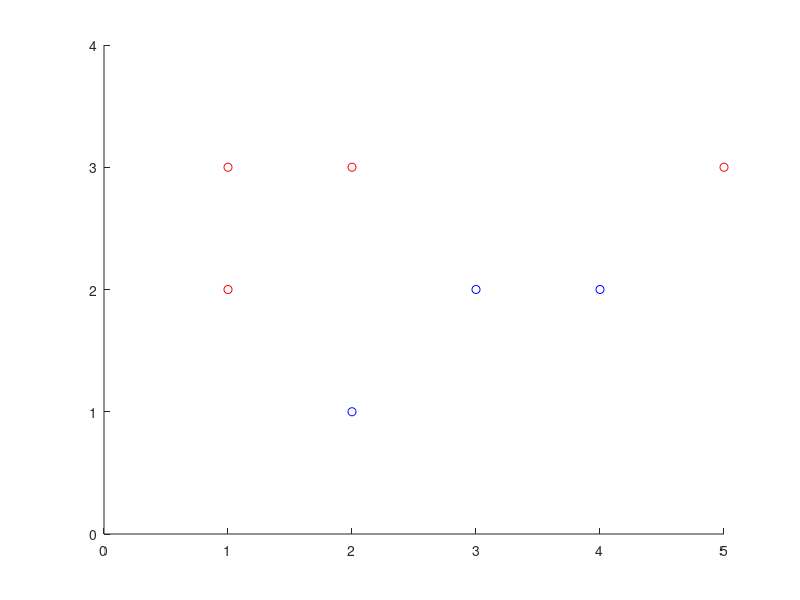

The MATLAB source for this figure: (Note: this script raises an error after producing the figure.)
%% load('donnees.mat');
close all;

C1 = [2 1; 3 2; 4 2]';
C2 = [1 2; 1 3; 2 3; 5 3]';

figure('Name','Data');
hold on
axis([0 5 0 4]);
scatter(C1(1,:),C1(2,:), 'b');
scatter(C2(1,:),C2(2,:), 'r');
hold off

%% Approche Linéaire 

colone1 = ones(length(C1),1)';
C1transfo = [colone1; C1];

colone2 = ones(length(C2),1)';
C2transfo = [colone2; C2];
C2transfo = C2transfo .* -1;

Y = [C1transfo C2transfo];

W = [1; -3];
W0 =  Resoud(W,[0;2])
Ym = MalClasse(Y, [W0; W])

hold on
VDir = [-W(2,1) W(1,1)]
plot(0:6, droite2DVd(0:6,VDir,[0 2]));
hold off

%% Perceptron

Wn = Perceptron(C1,C2,[W0 ;W])
bestW0 = Wn(1,1)
W  = [Wn(2,1)   Wn(3,1)]
VDir = [-W(1,2) W(1,1)]
figure('Name','Perceptron');
hold on
axis equal
scatter(C1(1,:),C1(2,:));
scatter(C2(1,:),C2(2,:));
plot(0:6, droite2DVd(0:6,VDir,[0 1.4]));
hold off
